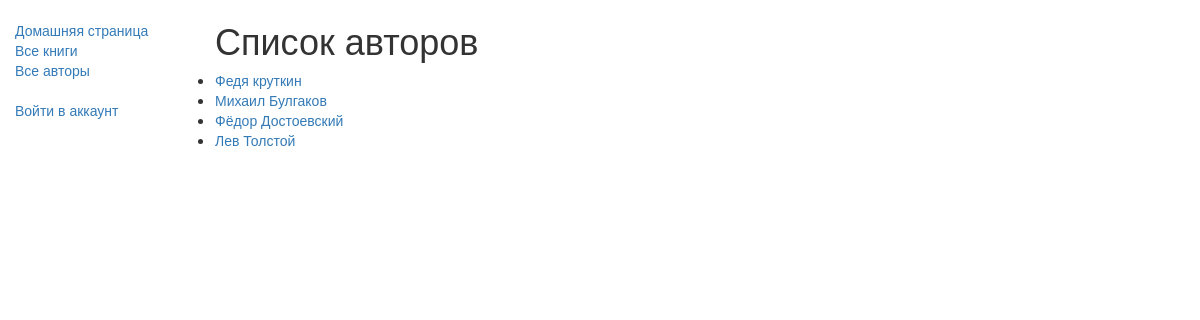
The app's page /catalog/authors/, older data.
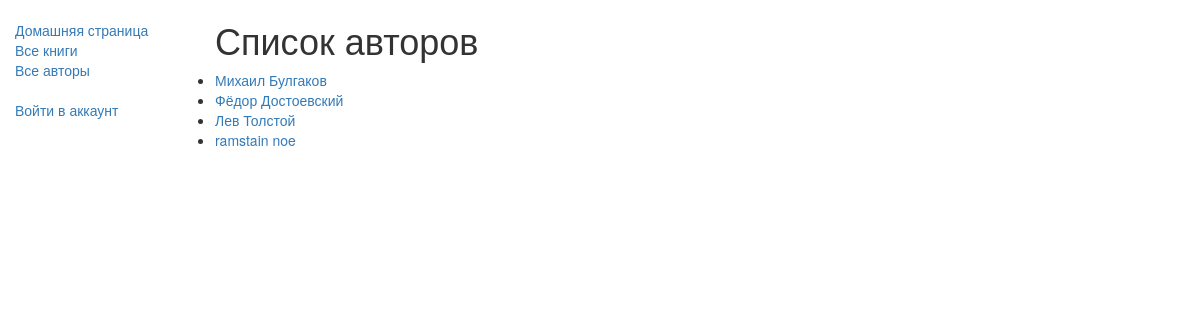
The same page, newer data.
### catalog/models.py (models this page shows, shortened)
class Author(models.Model):
    first_name = models.CharField(max_length=100)
    last_name = models.CharField(max_length=100)
    date_of_birth = models.DateField(null=True, blank=True)
    date_of_death = models.DateField('Died', null=True, blank=True)
    def get_absolute_url(self):
        return reverse('author-detail', args=[str(self.id)])

### catalog/views.py (the view)
class AuthorListView(generic.ListView):
    model = Author
    context_object_name = 'author_list'
    queryset = Author.objects.all()
    template_name = 'authors/author_list.html'
    paginate_by = 10

### catalog/templates/catalog/author_list.html
{% extends 'base_generic.html' %}
{% block content %}
    <h1>Список авторов</h1>
    {% if author_list %}
        <ul>
            {% for author in author_list %}
            <li>
                <a href="{{author.get_absolute_url}}">{{author.first_name}} {{author.last_name}}</a>
            </li>
            {% endfor %}
        </ul>
    {% endif %}
{% endblock %}

Row changes from the older to the newer data that the page shows:
removed Author: first_name "Федя", last_name "круткин"
added Author: first_name "ramstain", last_name "noe"
